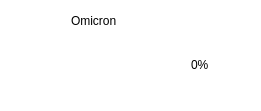
                      <widget class="QFrame" name="frame_6">
                       <property name="geometry">
                        <rect>
                         <x>590</x>
                         <y>470</y>
                         <width>261</width>
                         <height>111</height>
                        </rect>
                       </property>
                       <property name="styleSheet">
                        <string notr="true">background-color: rgb(255, 255, 255);
border-radius: 18px;
</string>
                       </property>
                       <property name="frameShape">
                        <enum>QFrame::StyledPanel</enum>
                       </property>
                       <property name="frameShadow">
                        <enum>QFrame::Raised</enum>
                       </property>
                       <widget class="QLabel" name="label_48">
                        <property name="geometry">
                         <rect>
                          <x>21</x>
                          <y>8</y>
                          <width>31</width>
                          <height>31</height>
                         </rect>
                        </property>
                        <property name="styleSheet">
                         <string notr="true"/>
                        </property>
                        <property name="text">
                         <string/>
                        </property>
                        <property name="pixmap">
                         <pixmap resource="resources.qrc">:/images/icons8-virus-48.png</pixmap>
                        </property>
                        <property name="scaledContents">
                         <bool>true</bool>
                        </property>
                       </widget>
                       <widget class="QLabel" name="label_51">
                        <property name="geometry">
                         <rect>
                          <x>-1</x>
                          <y>51</y>
                          <width>121</width>
                          <height>51</height>
                         </rect>
                        </property>
                        <property name="text">
                         <string/>
                        </property>
                        <property name="pixmap">
                         <pixmap resource="resources.qrc">:/images/list3.png</pixmap>
                        </property>
                        <property name="scaledContents">
                         <bool>true</bool>
                        </property>
                       </widget>
                       <widget class="QLabel" name="label_54">
                        <property name="geometry">
                         <rect>
                          <x>191</x>
                          <y>50</y>
                          <width>61</width>
                          <height>31</height>
                         </rect>
                        </property>
                        <property name="styleSheet">
                         <string notr="true">font: 900 18pt &quot;Cantarell&quot;;</string>
                        </property>
                        <property name="text">
                         <string>&lt;html&gt;&lt;head/&gt;&lt;body&gt;&lt;p&gt;0%&lt;/p&gt;&lt;/body&gt;&lt;/html&gt;</string>
                        </property>
                       </widget>
                       <widget class="QLabel" name="label_57">
                        <property name="geometry">
                         <rect>
                          <x>71</x>
                          <y>12</y>
                          <width>66</width>
                          <height>18</height>
                         </rect>
                        </property>
                        <property name="styleSheet">
                         <string notr="true">font: 700 11pt &quot;Cantarell&quot;;</string>
                        </property>
                        <property name="text">
                         <string>&lt;html&gt;&lt;head/&gt;&lt;body&gt;&lt;p&gt;Omicron&lt;/p&gt;&lt;/body&gt;&lt;/html&gt;</string>
                        </property>
                       </widget>
                      </widget>
